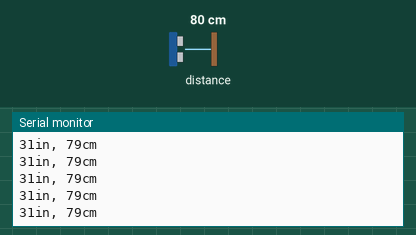
Simulated run of this sketch. Board: Arduino Uno, built with avr-gcc and run on an emulated ATmega328P. Shown: the last lines printed to the serial monitor. Wiring (inferred from the names in the program): ultrasonic range finder: trigger pin 2; echo pin 0. The inputs (shaded band) are chosen by the test bench; at power-on: distance to the obstacle 80 cm. The echo pulse lasts 58.3 µs per cm.

Above: at 1.2 s.
1.3 s: distance to the obstacle set to 2 cm
At 1.71 s:
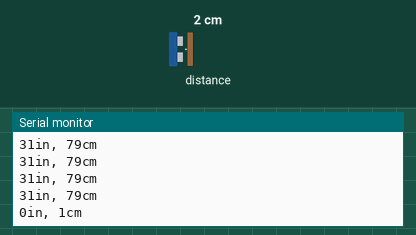
4.3 s: distance to the obstacle set to 4 cm
At 4.47 s:
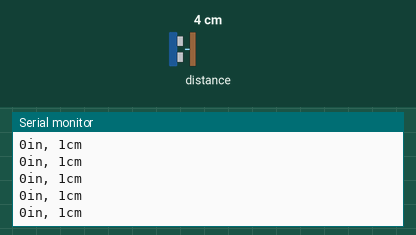
Timing chart, 0 to 7.3 s (numbered marks = the images above; inputs shaded):
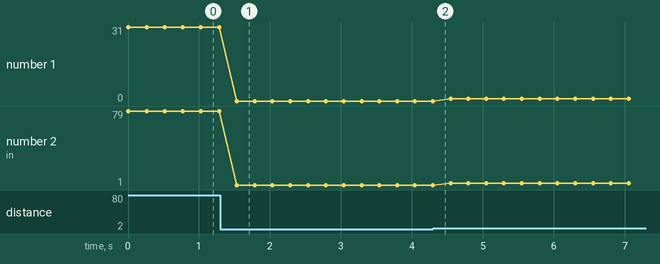

Measured:
- after the input at 1.3 s, the serial monitor: prints a new line after 0.23 s (image 1)
- plotted number 1: 31 → 0 after the input at 1.3 s
- plotted number 2: 79 → 1 after the input at 1.3 s, 1 → 3 after the input at 4.3 s

The sketch:

BasicNoLibs_Inches.ino
```cpp
/*
 * created by Rui Santos, http://randomnerdtutorials.com
 *
 * Complete Guide for Ultrasonic Sensor HC-SR04
 *
    Ultrasonic sensor Pins:
        VCC: +5VDC
        Trig : Trigger (INPUT) - Pin2
        Echo: Echo (OUTPUT) - Pin 0
        GND: GND
 */

int trigPin = 2;    //Trig - green Jumper
int echoPin = 0;    //Echo - yellow Jumper
long duration, cm, inches;

void setup() {
  //Serial Port begin
  Serial.begin (9600);
  //Define inputs and outputs
  pinMode(trigPin, OUTPUT);
  pinMode(echoPin, INPUT);
}

void loop()
{


  // The sensor is triggered by a HIGH pulse of 10 or more microseconds.
  // Give a short LOW pulse beforehand to ensure a clean HIGH pulse:
  digitalWrite(trigPin, LOW);
  delayMicroseconds(5);
  digitalWrite(trigPin, HIGH);
  delayMicroseconds(10);
  digitalWrite(trigPin, LOW);

  // Read the signal from the sensor: a HIGH pulse whose
  // duration is the time (in microseconds) from the sending
  // of the ping to the reception of its echo off of an object.
  pinMode(echoPin, INPUT);
  duration = pulseIn(echoPin, HIGH);

  // convert the time into a distance
  cm = (duration/2) / 29.1;
  inches = (duration/2) / 74;

  Serial.print(inches);
  Serial.print("in, ");
  Serial.print(cm);
  Serial.print("cm");
  Serial.println();

  delay(250);
}
```
